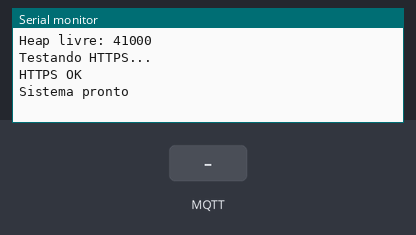
Bench run of a sketch on a simulated ESP32. Parts: the last lines printed to the serial monitor. Inputs (shaded band) come from the test bench. WiFi joins after 1.5 s; servers stay silent unless stated; uploads are accepted with an empty reply; the local clock reads 2024-03-15 10:24:30 at power-on unless the sketch sets it; storage starts empty; no MQTT or app messages arrive unless stated; the camera gives no picture.

Above: at 6.2 s.
6.3 s: MQTT message "1" arrives on the first subscribed topic
At 6.8 s:
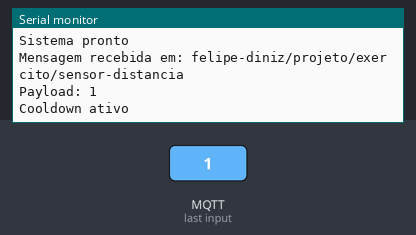
7.8 s: MQTT message "on" arrives on the first subscribed topic
At 9.0 s:
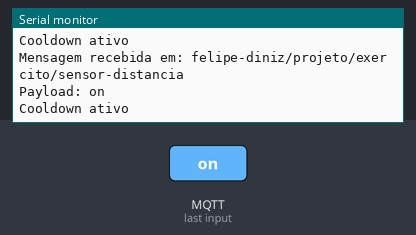
9.3 s: MQTT message "off" arrives on the first subscribed topic
At 10.3 s:
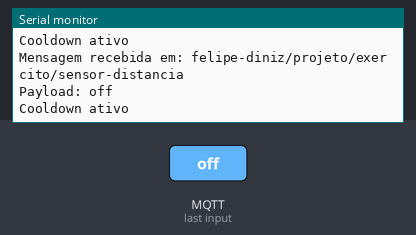
10.8 s: MQTT message "0" arrives on the first subscribed topic
At 12.1 s:
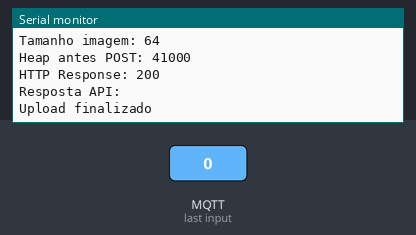

Measured:
- after the input at 6.3 s, the serial monitor: prints a new line at once (image 1)
- after the input at 7.8 s, the serial monitor: prints a new line at once (image 2)
- after the input at 9.3 s, the serial monitor: prints a new line at once (image 3)
- after the input at 10.8 s, the serial monitor: prints a new line at once (image 4)

The sketch:

subscribe_projeto.ino
```cpp
#include "WiFi.h"
#include "PubSubClient.h"
#include "esp_camera.h"
#include "FS.h"
#include "SD_MMC.h"
#include "time.h"
#include <HTTPClient.h>
#include <WiFiClientSecure.h>

// API LARAVEL URL
const char* API_URL = "https://laravel-api-production-ebab.up.railway.app/api/registros-acesso";

// WIFI
const char* WIFI_SSID = "FelipeDinizTeste";
const char* WIFI_PASSWORD = "";

// MQTT
const char* MQTT_BROKER = "broker.hivemq.com";
const int MQTT_PORT = 1883;
const char* MQTT_TOPIC = "felipe-diniz/projeto/exercito/sensor-distancia"; // Igual do publish
String clientId = "esp32cam_" + String((uint32_t)ESP.getEfuseMac(), HEX); // Tanto faz o cliente que usar

WiFiClient espClient;
PubSubClient mqttClient(espClient);

// NTP - Para camera
const char* NTP_SERVER = "pool.ntp.org"; // usado para sincronizar o horario
unsigned long lastReconnectAttempt = 0;
unsigned long lastPhotoTime = 0;

const unsigned long PHOTO_COOLDOWN = 10000;

// PINS da camera
#define PWDN_GPIO_NUM     32
#define RESET_GPIO_NUM    -1
#define XCLK_GPIO_NUM      0
#define SIOD_GPIO_NUM     26
#define SIOC_GPIO_NUM     27
#define Y9_GPIO_NUM       35
#define Y8_GPIO_NUM       34
#define Y7_GPIO_NUM       39
#define Y6_GPIO_NUM       36
#define Y5_GPIO_NUM       21
#define Y4_GPIO_NUM       19
#define Y3_GPIO_NUM       18
#define Y2_GPIO_NUM        5

#define VSYNC_GPIO_NUM    25
#define HREF_GPIO_NUM     23
#define PCLK_GPIO_NUM     22

// Conexão WIFI
void connectWiFi()
{
  WiFi.mode(WIFI_STA);
  WiFi.begin(WIFI_SSID, WIFI_PASSWORD);

  Serial.print("Conectando WiFi");

  while (WiFi.status() != WL_CONNECTED)
  {
    delay(500);
    Serial.print(".");
  }

  Serial.println();
  Serial.println("WiFi conectado");
  Serial.println(WiFi.localIP());

  WiFi.config(
    INADDR_NONE,
    INADDR_NONE,
    INADDR_NONE,
    IPAddress(8,8,8,8),
    IPAddress(8,8,4,4)
  );
}

// Configura data e hora
void setupTime()
{
  configTzTime(
    "<-03>3",
    "pool.ntp.org"
  );

  struct tm timeinfo;

  Serial.print("Sincronizando horario");

  while (!getLocalTime(&timeinfo))
  {
    Serial.print(".");
    delay(500);
  }

  Serial.println();
  Serial.println("Horario sincronizado");

  Serial.println(&timeinfo, "%d/%m/%Y %H:%M:%S");
}

String getTimestamp()
{
  struct tm timeinfo;

  if (!getLocalTime(&timeinfo))
  {
    return "sem_horario";
  }

  char buffer[40];

  strftime(
    buffer,
    sizeof(buffer),
    "%Y%m%d_%H%M%S",
    &timeinfo
  );

  return String(buffer);
}

// Inicia a camera
bool initCamera()
{
  camera_config_t config;

  config.ledc_channel = LEDC_CHANNEL_0;
  config.ledc_timer = LEDC_TIMER_0;

  config.pin_d0 = Y2_GPIO_NUM;
  config.pin_d1 = Y3_GPIO_NUM;
  config.pin_d2 = Y4_GPIO_NUM;
  config.pin_d3 = Y5_GPIO_NUM;
  config.pin_d4 = Y6_GPIO_NUM;
  config.pin_d5 = Y7_GPIO_NUM;
  config.pin_d6 = Y8_GPIO_NUM;
  config.pin_d7 = Y9_GPIO_NUM;

  config.pin_xclk = XCLK_GPIO_NUM;
  config.pin_pclk = PCLK_GPIO_NUM;
  config.pin_vsync = VSYNC_GPIO_NUM;
  config.pin_href = HREF_GPIO_NUM;

  config.pin_sscb_sda = SIOD_GPIO_NUM;
  config.pin_sscb_scl = SIOC_GPIO_NUM;

  config.pin_pwdn = PWDN_GPIO_NUM;
  config.pin_reset = RESET_GPIO_NUM;

  config.xclk_freq_hz = 20000000;
  config.pixel_format = PIXFORMAT_JPEG;
  config.grab_mode = CAMERA_GRAB_LATEST;

  if (psramFound())
  {
    config.frame_size = FRAMESIZE_CIF;
    config.jpeg_quality = 10;
    config.fb_count = 1;
  }
  else
  {
    config.frame_size = FRAMESIZE_CIF;
    config.jpeg_quality = 10;
    config.fb_count = 1;
  }

  esp_err_t err = esp_camera_init(&config);

  if (err != ESP_OK)
  {
    Serial.printf("Erro camera: 0x%x\n", err);
    return false;
  }

  return true;
}

// Inicia o cartão SD
bool initSD()
{
  if (!SD_MMC.begin())
  {
    Serial.println("Erro ao iniciar SD");
    return false;
  }

  uint8_t cardType = SD_MMC.cardType();

  if (cardType == CARD_NONE)
  {
    Serial.println("Nenhum SD encontrado");
    return false;
  }

  Serial.println("SD iniciado");
  return true;
}

// Envia para API Laravel local
void sendPhotoToAPI(camera_fb_t* fb)
{
  WiFiClientSecure client;

  // Ignora certificado SSL
  client.setInsecure();

  HTTPClient http;

  Serial.println("Iniciando HTTPS...");

  if (!http.begin(client, API_URL))
  {
    Serial.println("Falha no begin HTTPS");
    return;
  }

  http.addHeader("Content-Type", "image/jpeg");
  http.addHeader("device-id", clientId);
  http.addHeader("mensagem", "Movimento detectado");

  Serial.print("Tamanho imagem: ");
  Serial.println(fb->len);

  Serial.print("Heap antes POST: ");
  Serial.println(ESP.getFreeHeap());

  int responseCode = http.POST(fb->buf, fb->len);

  Serial.print("HTTP Response: ");
  Serial.println(responseCode);

  if (responseCode > 0)
  {
    String response = http.getString();

    Serial.println("Resposta API:");
    Serial.println(response);
  }
  else
  {
    Serial.print("Erro HTTP: ");
    Serial.println(http.errorToString(responseCode));
  }

  http.end();
}

// FOTO
void capturePhoto()
{
  unsigned long now = millis();

  if (now - lastPhotoTime < PHOTO_COOLDOWN)
  {
    Serial.println("Cooldown ativo");
    return;
  }

  lastPhotoTime = now;

  Serial.println("Limpando buffer antigo...");

  camera_fb_t* oldFb = esp_camera_fb_get();

  if (oldFb)
  {
    esp_camera_fb_return(oldFb);
  }

  delay(100);

  Serial.println("Capturando foto atual...");

  camera_fb_t* fb = esp_camera_fb_get();

  if (!fb)
  {
    Serial.println("Falha captura");
    return;
  }

  Serial.println("Enviando para API...");

  sendPhotoToAPI(fb);

  esp_camera_fb_return(fb);

  Serial.println("Upload finalizado");
}

void mqttCallback(
  char* topic,
  byte* payload,
  unsigned int length
)
{
  Serial.print("Mensagem recebida em: ");
  Serial.println(topic);

  String message;

  for (unsigned int i = 0; i < length; i++)
  {
    message += (char)payload[i];
  }

  Serial.print("Payload: ");
  Serial.println(message);

  capturePhoto(); // qualquer mensagem recebida tira foto
}

// MQTT
bool connectMQTT()
{
  if (mqttClient.connected())
  {
    return true;
  }

  Serial.print("Conectando MQTT... ");

  bool connected = mqttClient.connect(clientId.c_str());

  if (connected)
  {
    Serial.println("conectado");

    mqttClient.subscribe(MQTT_TOPIC);

    Serial.print("Inscrito em: ");
    Serial.println(MQTT_TOPIC);
  }
  else
  {
    Serial.print("falhou rc=");
    Serial.println(mqttClient.state());
  }

  return connected;
}

// SETUP
void setup()
{
  Serial.begin(19200);

  delay(1000);

  connectWiFi();

  delay(2000);

  setupTime();

  if (!initCamera())
  {
    Serial.println("Falha camera");
    return;
  }

  if (!initSD())
  {
    Serial.println("Falha SD");
    return;
  }

  mqttClient.setServer(MQTT_BROKER, MQTT_PORT);

  mqttClient.setCallback(mqttCallback);

  connectMQTT();

  WiFiClientSecure client;
  client.setInsecure();

  Serial.print("Heap livre: ");
  Serial.println(ESP.getFreeHeap());

  Serial.println("Testando HTTPS...");

  if (client.connect("google.com", 443))
  {
    Serial.println("HTTPS OK");
  }
  else
  {
    Serial.println("HTTPS FALHOU");
  }

  Serial.println("Sistema pronto");
}

// LOOP
void loop()
{
  if (!mqttClient.connected())
  {
    unsigned long now = millis();

    if (now - lastReconnectAttempt > 5000)
    {
      lastReconnectAttempt = now;

      connectMQTT();
    }
  }
  else
  {
    mqttClient.loop();
  }

  delay(10);
}
```
